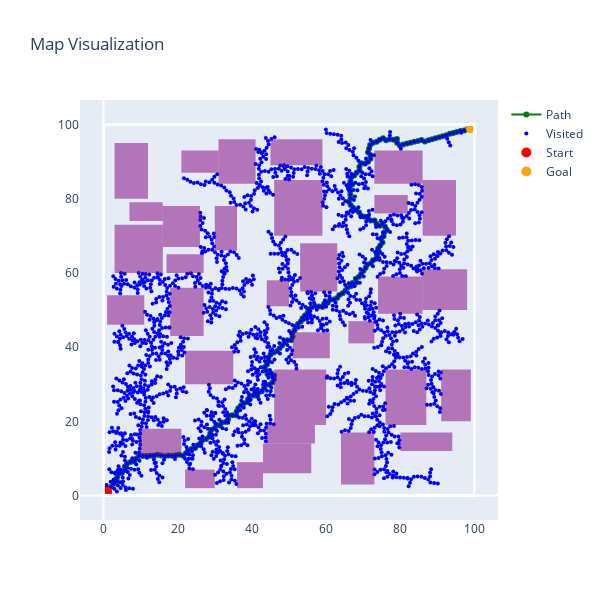

The cell this chart's notebook holds for it:
### Code cell
visualize_map_shapes(m.grid, start=m.start, goal=m.goal, obs=m.obstacles, path=result['path'], visited=result['visited'])

### Figure 1 — Plotly figure (JSON) as saved in the notebook; plotly's stock layout.template omitted (floating-point values rounded to 4 significant figures; data arrays with more than 128 entries replaced by an {"elided": "..."} marker saying what was removed)
{"data": [{"line": {"color": "green"}, "marker": {"size": 6}, "mode": "lines+markers", "name": "Path", "type": "scatter", "x": {"elided": "186 float values"}, "y": {"elided": "186 float values"}}, {"marker": {"color": "blue", "size": 4}, "mode": "markers", "name": "Visited", "type": "scatter", "x": {"elided": "1885 float values"}, "y": {"elided": "1885 float values"}}, {"marker": {"color": "red", "size": 10}, "mode": "markers", "name": "Start", "type": "scatter", "x": [1], "y": [1]}, {"marker": {"color": "orange", "size": 10}, "mode": "markers", "name": "Goal", "type": "scatter", "x": [99], "y": [99]}], "layout": {"height": 600, "shapes": [{"fillcolor": "purple", "line": {"width": 0}, "opacity": 0.5, "type": "rect", "x0": 53, "x1": 63, "y0": 55, "y1": 68}, {"fillcolor": "purple", "line": {"width": 0}, "opacity": 0.5, "type": "rect", "x0": 7, "x1": 16, "y0": 74, "y1": 79}, {"fillcolor": "purple", "line": {"width": 0}, "opacity": 0.5, "type": "rect", "x0": 46, "x1": 60, "y0": 19, "y1": 34}, {"fillcolor": "purple", "line": {"width": 0}, "opacity": 0.5, "type": "rect", "x0": 73, "x1": 82, "y0": 76, "y1": 81}, {"fillcolor": "purple", "line": {"width": 0}, "opacity": 0.5, "type": "rect", "x0": 3, "x1": 16, "y0": 60, "y1": 73}, {"fillcolor": "purple", "line": {"width": 0}, "opacity": 0.5, "type": "rect", "x0": 86, "x1": 95, "y0": 70, "y1": 85}, {"fillcolor": "purple", "line": {"width": 0}, "opacity": 0.5, "type": "rect", "x0": 46, "x1": 59, "y0": 70, "y1": 85}, {"fillcolor": "purple", "line": {"width": 0}, "opacity": 0.5, "type": "rect", "x0": 74, "x1": 86, "y0": 49, "y1": 59}, {"fillcolor": "purple", "line": {"width": 0}, "opacity": 0.5, "type": "rect", "x0": 18, "x1": 27, "y0": 43, "y1": 56}, {"fillcolor": "purple", "line": {"width": 0}, "opacity": 0.5, "type": "rect", "x0": 30, "x1": 36, "y0": 66, "y1": 78}, {"fillcolor": "purple", "line": {"width": 0}, "opacity": 0.5, "type": "rect", "x0": 76, "x1": 87, "y0": 19, "y1": 34}, {"fillcolor": "purple", "line": {"width": 0}, "opacity": 0.5, "type": "rect", "x0": 43, "x1": 56, "y0": 6, "y1": 14}, {"fillcolor": "purple", "line": {"width": 0}, "opacity": 0.5, "type": "rect", "x0": 64, "x1": 73, "y0": 3, "y1": 17}, {"fillcolor": "purple", "line": {"width": 0}, "opacity": 0.5, "type": "rect", "x0": 51, "x1": 61, "y0": 37, "y1": 44}, {"fillcolor": "purple", "line": {"width": 0}, "opacity": 0.5, "type": "rect", "x0": 21, "x1": 31, "y0": 87, "y1": 93}, {"fillcolor": "purple", "line": {"width": 0}, "opacity": 0.5, "type": "rect", "x0": 16, "x1": 26, "y0": 67, "y1": 78}, {"fillcolor": "purple", "line": {"width": 0}, "opacity": 0.5, "type": "rect", "x0": 36, "x1": 43, "y0": 2, "y1": 9}, {"fillcolor": "purple", "line": {"width": 0}, "opacity": 0.5, "type": "rect", "x0": 44, "x1": 57, "y0": 14, "y1": 19}, {"fillcolor": "purple", "line": {"width": 0}, "opacity": 0.5, "type": "rect", "x0": 44, "x1": 50, "y0": 51, "y1": 58}, {"fillcolor": "purple", "line": {"width": 0}, "opacity": 0.5, "type": "rect", "x0": 86, "x1": 98, "y0": 50, "y1": 61}, {"fillcolor": "purple", "line": {"width": 0}, "opacity": 0.5, "type": "rect", "x0": 1, "x1": 11, "y0": 46, "y1": 54}, {"fillcolor": "purple", "line": {"width": 0}, "opacity": 0.5, "type": "rect", "x0": 22, "x1": 35, "y0": 30, "y1": 39}, {"fillcolor": "purple", "line": {"width": 0}, "opacity": 0.5, "type": "rect", "x0": 10, "x1": 21, "y0": 11, "y1": 18}, {"fillcolor": "purple", "line": {"width": 0}, "opacity": 0.5, "type": "rect", "x0": 66, "x1": 73, "y0": 41, "y1": 47}, {"fillcolor": "purple", "line": {"width": 0}, "opacity": 0.5, "type": "rect", "x0": 22, "x1": 30, "y0": 2, "y1": 7}, {"fillcolor": "purple", "line": {"width": 0}, "opacity": 0.5, "type": "rect", "x0": 91, "x1": 99, "y0": 20, "y1": 34}, {"fillcolor": "purple", "line": {"width": 0}, "opacity": 0.5, "type": "rect", "x0": 31, "x1": 41, "y0": 84, "y1": 96}, {"fillcolor": "purple", "line": {"width": 0}, "opacity": 0.5, "type": "rect", "x0": 80, "x1": 94, "y0": 12, "y1": 17}, {"fillcolor": "purple", "line": {"width": 0}, "opacity": 0.5, "type": "rect", "x0": 17, "x1": 27, "y0": 60, "y1": 65}, {"fillcolor": "purple", "line": {"width": 0}, "opacity": 0.5, "type": "rect", "x0": 45, "x1": 59, "y0": 89, "y1": 96}, {"fillcolor": "purple", "line": {"width": 0}, "opacity": 0.5, "type": "rect", "x0": 3, "x1": 12, "y0": 80, "y1": 95}, {"fillcolor": "purple", "line": {"width": 0}, "opacity": 0.5, "type": "rect", "x0": 73, "x1": 86, "y0": 84, "y1": 93}, {"fillcolor": "rgba(0,0,0,0)", "layer": "above", "line": {"color": "white", "width": 3}, "type": "rect", "x0": 0, "x1": 100, "y0": 0, "y1": 100}], "title": {"text": "Map Visualization"}, "width": 600, "xaxis": {"scaleanchor": "y", "showgrid": false}, "yaxis": {"showgrid": false}}}
